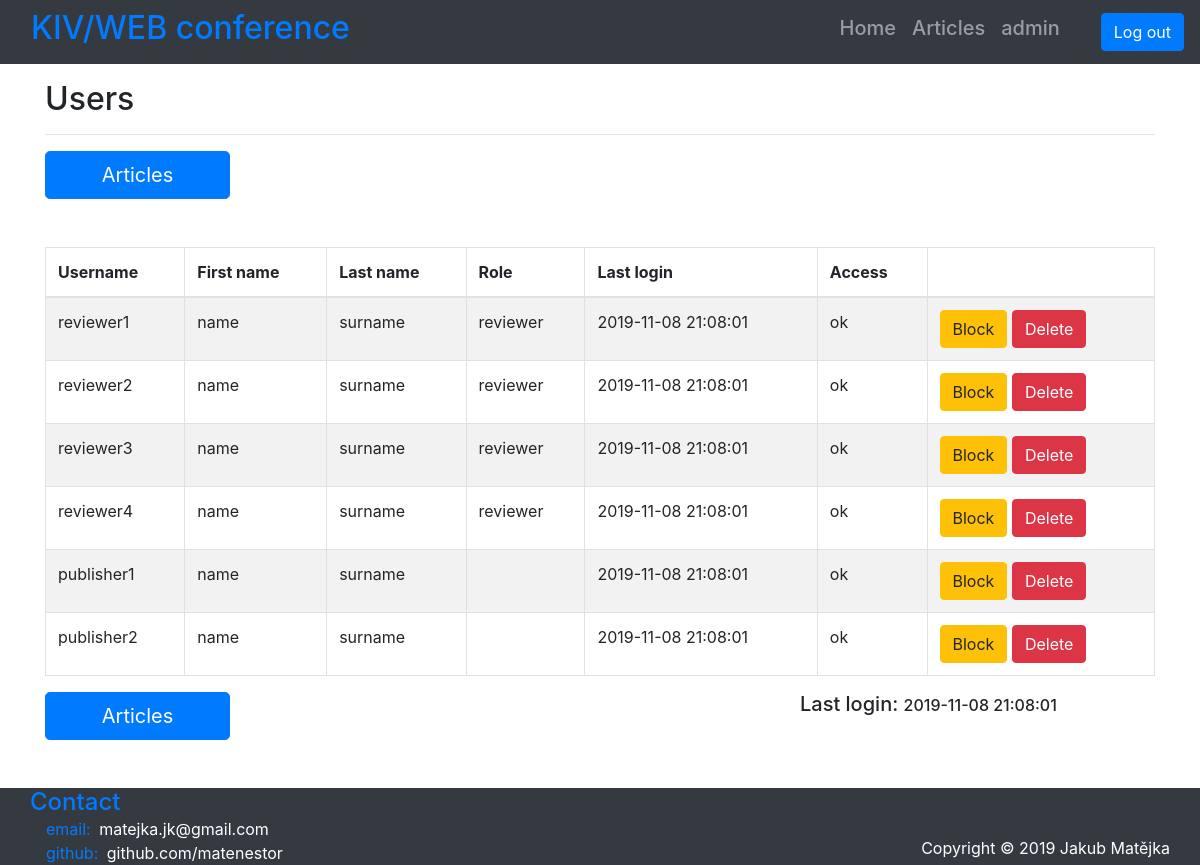
/index.php?page=user&sub_page=admin_users (signed in), run on an earlier commit of the app's database.
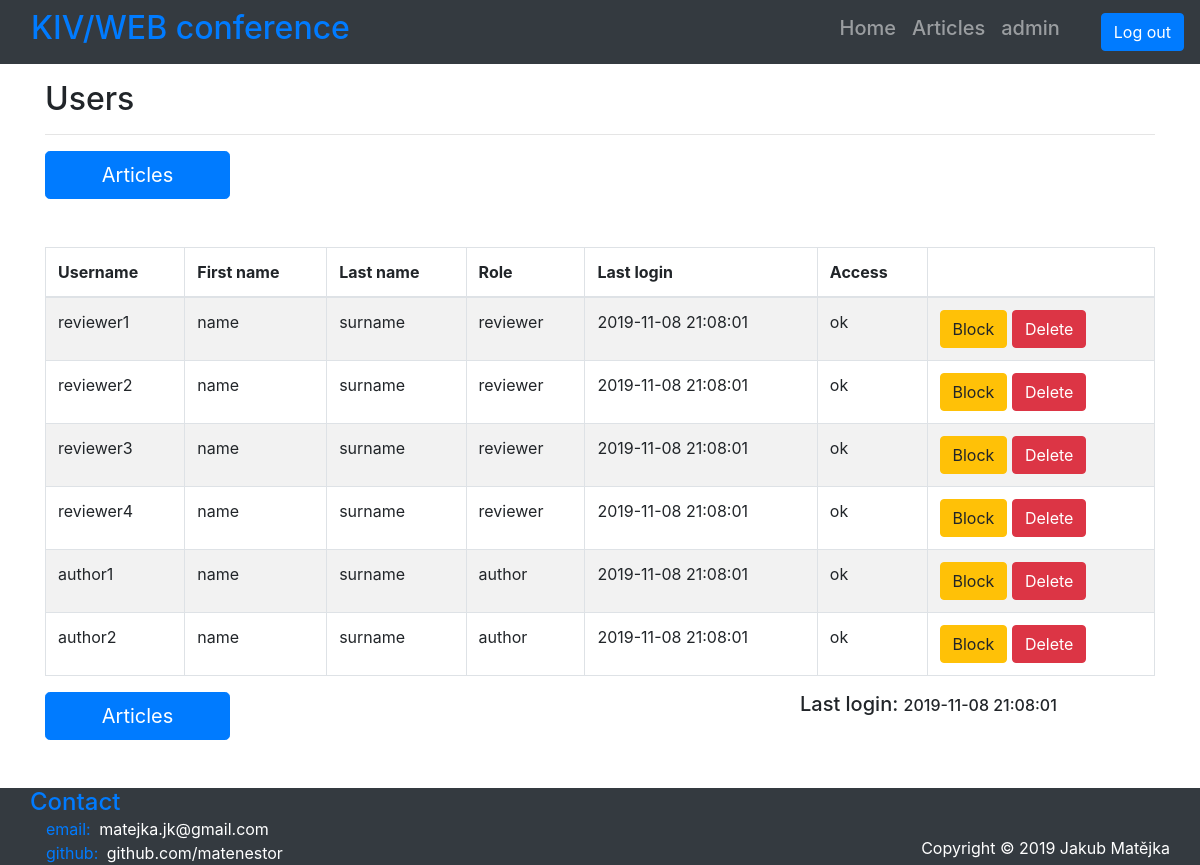
And on a later commit of the database.
### tables this page shows
CREATE TABLE IF NOT EXISTS `user` (
  `id_user` int(11) NOT NULL,
  `username` varchar(32) NOT NULL,
  `first_name` varchar(32) DEFAULT NULL,
  `last_name` varchar(32) DEFAULT NULL,
  `role` enum('admin','reviewer','author') NOT NULL DEFAULT 'author',
  `last_login` datetime NOT NULL DEFAULT current_timestamp(),
  `access` enum('ok','blocked') NOT NULL DEFAULT 'ok',
  `password` varchar(256) NOT NULL
);

### app/Models/BaseModel.php (called while the page is built, shortened)
<?php
class BaseModel {
    private $pdo;
    public function __construct() {
        $this->pdo = $this->connectDB();
    }
    private function connectDB() {
        try {
            $pdo = new PDO("mysql:host=".DB_SERVER.";dbname=".DB_NAME, DB_USER, DB_PASS);
            $pdo->exec("set names utf8");
        }
        catch(PDOException $ex){
            die("Unable to connect to database. Please try again in a few minutes.");
        }
        return $pdo;
    }
    private function disconnectDB() {
        $this->pdo = null;
    }
    protected function executeQuery(string $query) {
        $stmt = $this->pdo->query($query);
        if ($stmt) {
            return $stmt;
        }
        else {
            $error = $this->pdo->errorInfo();
            echo $error[2];
            return null;
        }
    }
    protected function selectFromTable(string $select, string $tableName, string $where="", string $orderBy="", string $sort="", string $groupBy="") {
        $query = "SELECT ".$select." FROM ".$tableName
            .(($where=="")   ? "" : " WHERE ".$where)
            .(($orderBy=="") ? "" : " ORDER BY ".$orderBy)
            .(($sort=="")    ? "" : " ".$sort)
            .(($groupBy=="") ? "" : " GROUP BY ".$groupBy);
        $result = $this->executeQuery($query);
        return $result->fetchAll();
    }
}

### index.php (called while the page is built, shortened)
<?php
$login = new LoginService();
$router = new RouterService();
$router->route();

### app/services/LoginService.php (called while the page is built, shortened)
<?php
class LoginService {
    private $name;
    private $sess;
    public function __construct() {
        $this->name = "username";
        $this->sess = new SessionService();
    }
    public function isUserLoged() {
        return $this->sess->isSessionSet($this->name);
    }
    public function getLoginUserName() {
        return $this->sess->readSession($this->name);
    }
}

### app/services/SessionService.php (called while the page is built, shortened)
<?php
class SessionService {
    public function readSession($key) {
        $value = null;
        if($this->isSessionSet($key)) {
            $value = $_SESSION[$key];
        }
        return $value;
    }
    public function isSessionSet($key) {
        return isset($_SESSION[$key]);
    }
}

### app/Controllers/UserController.php (called while the page is built, shortened)
<?php
class UserController extends ABaseController {
    private $dbUser;
    public function __construct() {
        $this->dbUser = new UserModel();
    }
    public function process() {
        global $login;
        $userName = $login->getLoginUserName();
        $userRole = $this->dbUser->getUserRole($userName);
        switch ($userRole) {
            case "admin":
                $controller = new AdminController();
                break;
        }
        $controller->process();
    }
}

### app/Models/UserModel.php (called while the page is built, shortened)
<?php
class UserModel extends BaseModel {
    public function getAllUsers():array {
        $select = "*";
        $where = TABLE_USER.".role != 'admin'";
        return parent::selectFromTable($select, TABLE_USER, $where);
    }
    public function getUserRole($userName) {
        return $this->getUserByName($userName)[0]["role"];
    }
    public function getUserLastLogin($userName) {
        return $this->getUserByName($userName)[0]["last_login"];
    }
    private function getUserByName($name) {
        $select = "*";
        $where = "username='$name'";
        return parent::selectFromTable($select, TABLE_USER, $where);
    }
}

### app/Controllers/AdminController.php (called while the page is built, shortened)
<?php
class AdminController extends ABaseController {
    private $dbUser;
    public function __construct() {
        $this->view = "AdminArticlesView";
        $this->title = "Admin";
        $this->dbUser = new UserModel();
    }
    public function process() {
        $this->composeData();
        $this->show();
    }
    private function checkPageSwitch() {
        if (isset($_GET["sub_page"])) {
            switch ($_GET["sub_page"]) {
                case "admin_users":
                    $this->view = "AdminUsersView";
                    break;
            }
        }
    }
    private function composeData() {
        if ($this->view == "AdminArticlesView") {
            $this->composeDataArticles();
        }
        elseif ($this->view == "AdminUsersView") {
            $this->composeDataUsers();
        }
    }
    private function composeDataUsers() {
        global $login;
        $userName = $login->getLoginUserName();
        $this->data = $this->dbUser->getAllUsers();
        $this->data["last_login"] = $this->dbUser->getUserLastLogin($userName);
    }
    private function show() {
        $template = parent::getView(
            $this->view,
            $this->title,
            $this->data
        );
        return $template;
    }
}

### app/Controllers/ABaseController.php (called while the page is built, shortened)
<?php
abstract class ABaseController {
    protected function getView($view, $title, $data=null) {
        require APP_PATH.DIR_VIEWS.LAYOUT.EXT_VIEW;
        $template = ob_get_clean();
        return $template;
    }
    public function getContent($view, $data) {
        require APP_PATH.DIR_VIEWS.$view.EXT_VIEW;
    }
}

### app/Views/AdminUsersView.phtml (the view)
<p class="h2">Users</p>
<hr>
<div class="row justify-content-between mb-5 mx-auto">
    <a href="<?= INDEX."?page=user&sub_page=admin_articles"?>" class="col-2 btn btn-primary btn-lg" role="button" aria-pressed="true">Articles</a>
</div>
<div class="table-wrapper table-responsive">
    <table class="table table-striped table-bordered">
        <thead>
        <tr>
            <th>Username</th>
            <th>First name</th>
            <th>Last name</th>
            <th>Role</th>
            <th>Last login</th>
            <th>Access</th>
            <th></th>
        </tr>
        </thead>
        <tbody>
        <?php foreach ($data as $user): ?>
            <?php if (!is_array($user)) break; ?>
            <tr>
                <td><?= $user["username"]; ?></td>
                <td><?= $user["first_name"]; ?></td>
                <td><?= $user["last_name"]; ?></td>
                <td><?= $user["role"]; ?></td>
                <td><?= $user["last_login"]; ?></td>
                <td><?= $user["access"]; ?></td>
                <td>
                    <div>
                        <form action="<?= INDEX ?>" method="post">
                            <?php if ($user["access"] == "ok"): ?>
                                <button type="submit" name="block_user" value="<?= $user["id_user"] ?>" class="btn btn-warning">Block</button>
                            <?php else: ?>
                                <button type="submit" name="allow_user" value="<?= $user["id_user"] ?>" class="btn btn-success">Allow</button>
                            <?php endif; ?>
                            <button type="submit" name="delete_user" value="<?= $user["id_user"] ?>" class="btn btn-danger">Delete</button>
                        </form>
                    </div>
                </td>
            </tr>
        <?php endforeach; ?>
        </tbody>
    </table>
</div>
<div class="row justify-content-between mb-5 mx-auto">
    <a href="<?= INDEX."?page=user&sub_page=admin_articles"?>" class="col-2 btn btn-primary btn-lg" role="button" aria-pressed="true">Articles</a>
    <p class="col-4 h5">Last login: <span class="h6"><?= $data["last_login"] ?></span></p>
</div>

### app/services/RouterService.php (shortened to what this page needs)
<?php
class RouterService {
    public function route() {
        $pageController = new $controllerName;
        echo $pageController->process();
    }
}

### app/Views/Layout.phtml (shortened to what this page needs)
<?php
global $login;
?>
<!DOCTYPE html>
<html lang="en">
<head>
    <link rel="stylesheet" href="https://stackpath.bootstrapcdn.com/bootstrap/4.3.1/css/bootstrap.min.css">
</head>
<body>
<header>
    <nav class="navbar fixed-top navbar-expand-lg navbar-dark bg-dark text-primary">
        <div class="container-fluid">
            <div class="collapse navbar-collapse align-content-around" id="navbarResponsive">
                <ul class="navbar-nav mr-auto">
                    <li class="nav-item">
                        <p class="h2">KIV/WEB conference</p>
                    </li>
                </ul>
                <ul class="navbar-nav">
                    <li class="nav-item">
                        <a class="nav-link h5" href=<?= INDEX."?page=home"?>>Home</a>
                    </li>
                    <li class="nav-item">
                        <a class="nav-link h5" href=<?= INDEX."?page=articles"?>>Articles</a>
                    </li>
                    <?php
                    if ($login->isUserLoged()) {
                        echo "<li class='nav-item'><a class='nav-link h5' href='".INDEX."?page=user'>";
                        echo $login->getLoginUserName();
                        echo "</a></li>";
                    }
                    ?>
                </ul>
                <ul class="navbar-nav ml-5">
                    <li>
                        <div class="btn-group row float-right" role="group" aria-label="Basic example">
                            <?php
                            if (!$login->isUserLoged()) { ?>
                                <a href="<?= INDEX."?page=login"?>" class="btn btn-primary" role="button" aria-pressed="true">Log in</a>
                                <a href="<?= INDEX."?page=register"?>" class="btn btn-outline-primary" role="button" aria-pressed="true">Register</a>
                            <?php }
                            else {
                            ?>
                                <form action="<?= INDEX ?>" method="post" class="m-0">
                                    <button type="submit" name="submit_login" value="logout" class="btn btn-primary">Log out</button>
                                </form>
                            <?php } ?>
                        </div>
                    </li>
                </ul>
            </div>
        </div>
    </nav>
</header>
<main>
    <div class="container application-main">
        <?= $this->getContent($view, $data); ?>
    </div>
</main>
<footer class="footer bg-dark
    <?php
        if (in_array($view, array("LoginView", "RegisterView", "NewArticleView", "err404View", "GoodLuckView")))
        echo "fixed-bottom";
    ?>">
    <div class="container-fluid row m-0 justify-content-between">
        <div class="col">
            <ul class="navbar-nav">
                <li>
                    <span class="h4 text-left text-primary">Contact</span>
                </li>
                <li>
                    <span class="text-primary ml-3">email: </span>
                    <span class="text-white ml-1">matejka.jk@gmail.com</span>
                </li>
                <li>
                    <span class="text-primary ml-3">github: </span>
                    <a class="text-white ml-1" href="https://github.com/matenestor">github.com/matenestor</a>
                </li>
            </ul>
        </div>
        <div class="col">
            <p class="text-white text-right mt-xl-5 mb-0">Copyright © 2019 Jakub Matějka</p>
        </div>
    </div>
</footer>
</body>
</html>

### app/Views/Layout.phtml (style rules this page uses)
body { padding-top: 80px; }

What changed in the data, as far as the page shows it:
changed user: username "publisher1" → "author1"; role (not shown) → "author"
changed user: username "publisher2" → "author2"; role (not shown) → "author"
